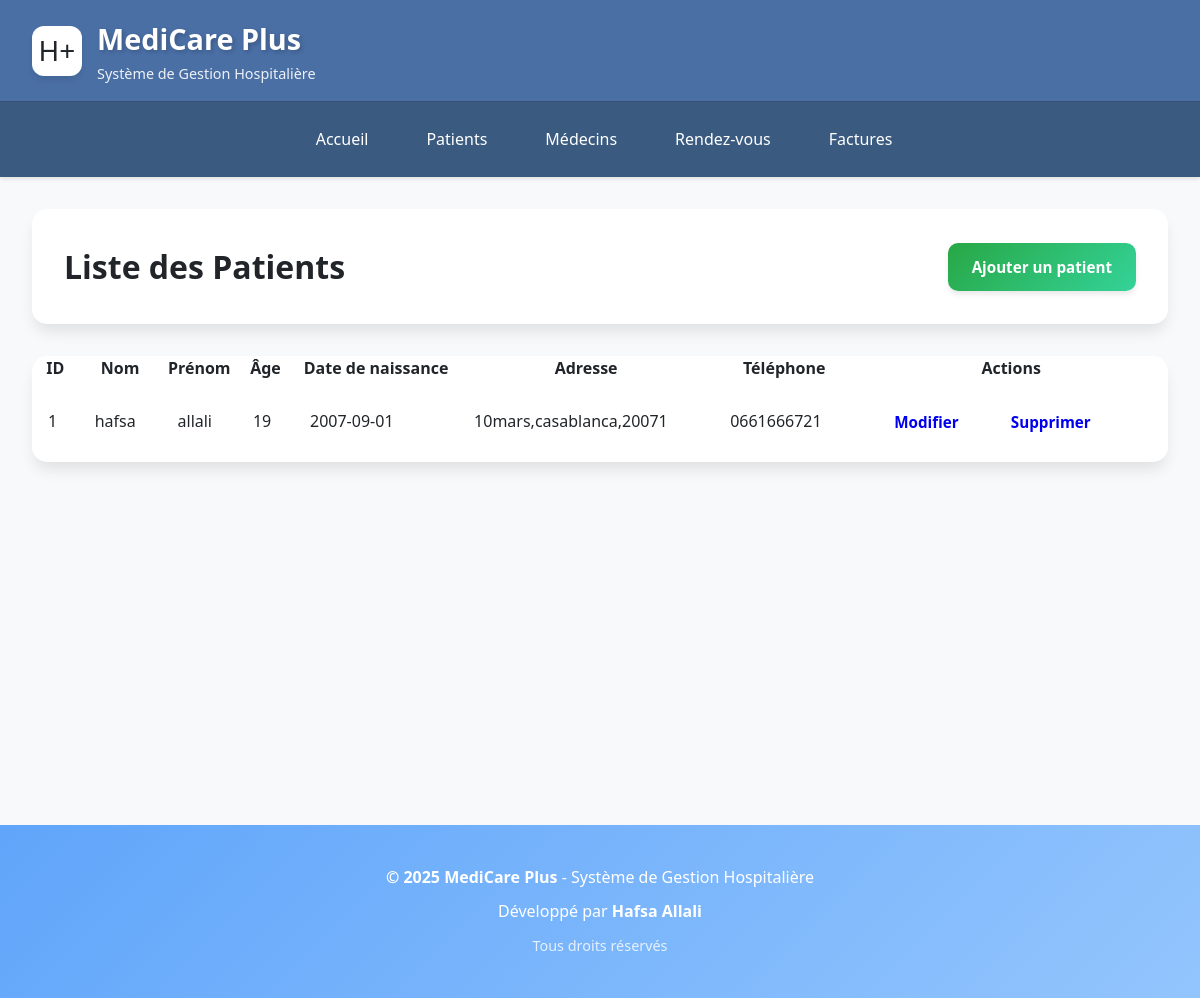
Page /patients/afficher_patients.php on the committed database.
### tables this page shows
CREATE TABLE `patients` (
  `idpatient` int(11) NOT NULL,
  `nom` varchar(100) NOT NULL,
  `prenom` varchar(100) NOT NULL,
  `age` int(11) DEFAULT NULL,
  `adresse` varchar(255) DEFAULT NULL,
  `telephone` varchar(20) DEFAULT NULL,
  `date_creation` timestamp NOT NULL DEFAULT current_timestamp(),
  `date_naissance` date DEFAULT NULL,
  `adress` varchar(255) DEFAULT NULL,
  `email` varchar(100) DEFAULT NULL,
  `sexe` enum('M','F','Autre') DEFAULT NULL,
  `groupe_sanguin` enum('A+','A-','B+','B-','AB+','AB-','O+','O-') DEFAULT NULL
);

### patients/afficher_patients.php (the view, shortened to what this page needs)
<?php include '../includes/header.php'; ?>
<?php include '../includes/config.php'; ?>
<div class="page-header">
    <h2 class="page-title">
        Liste des Patients
    </h2>
    <a href="ajouter_patient.php" class="btn btn-success">
        Ajouter un patient
    </a>
</div>
<div class="table-container">
<?php
$sql = "SELECT * FROM patients ORDER BY idpatient DESC";
$result = $conn->query($sql);
if ($result->num_rows > 0) {
    echo "<table>";
    echo "<tr>
            <th>ID</th>
            <th>Nom</th>
            <th>Prénom</th>
            <th>Âge</th>
            <th>Date de naissance</th>
            <th>Adresse</th>
            <th>Téléphone</th>
            <th>Actions</th>
          </tr>";
    while ($row = $result->fetch_assoc()) {
        echo "<tr>
                <td>{$row['idpatient']}</td>
                <td>{$row['nom']}</td>
                <td>{$row['prenom']}</td>
                <td>{$row['age']}</td>
                <td>{$row['date_naissance']}</td>
                <td>{$row['adress']}</td>
                <td>{$row['telephone']}</td>
                <td>
                    <a class='btn edit' href='modifier_patient.php?id={$row['idpatient']}'>Modifier</a>
                    <a class='btn delete' href='supprimer_patient.php?id={$row['idpatient']}'
                       onclick='return confirm(\"Voulez-vous vraiment supprimer ce patient ?\")'>Supprimer</a>
                </td>
              </tr>";
    }
    echo "</table>";
} else {
    echo "<p>Aucun patient trouvé.</p>";
}
?>
</div>
<?php include '../includes/footer.php'; ?>

### assets/css/style.css (style rules this page uses)
:root { --primary-color: #4a6fa5; --primary-dark: #3a5a80; --primary-light: #6b8cae; --secondary-color: #6c757d; --secondary-dark: #5a6268; --accent-color: #17a2b8; --danger-color: #dc3545; --warning-color: #ffc107; --success-color: #28a745; --info-color: #17a2b8; --text-primary: #212529; --text-secondary: #6c757d; --text-light: #f8f9fa; --bg-primary: #f8f9fa; --bg-secondary: #e9ecef; --bg-dark: #343a40; --shadow-sm: 0 1px 2px 0 rgba(0, 0, 0, 0.05); --shadow-md: 0 4px 6px -1px rgba(0, 0, 0, 0.1); --shadow-lg: 0 10px 15px -3px rgba(0, 0, 0, 0.1); --shadow-xl: 0 20px 25px -5px rgba(0, 0, 0, 0.1); --transition: all 0.3s cubic-bezier(0.4, 0, 0.2, 1); }
* { margin: 0; padding: 0; box-sizing: border-box; }
body { font-family: 'Segoe UI', Tahoma, Geneva, Verdana, sans-serif; background-color: var(--bg-primary); color: var(--text-primary); line-height: 1.6; min-height: 100vh; }
.page-header { background: white; padding: 2rem; border-radius: 15px; box-shadow: var(--shadow-lg); margin-bottom: 2rem; display: flex; justify-content: space-between; align-items: center; animation: slideDown 0.5s ease; }
.page-title { font-size: 2rem; color: var(--text-primary); font-weight: 700; display: flex; align-items: center; gap: 15px; }
.btn { display: inline-flex; align-items: center; gap: 8px; padding: 12px 24px; border: none; border-radius: 10px; font-weight: 600; font-size: 0.95rem; cursor: pointer; transition: var(--transition); text-decoration: none; position: relative; overflow: hidden; }
.btn::before { content: ''; position: absolute; top: 50%; left: 50%; width: 0; height: 0; border-radius: 50%; background: rgba(255, 255, 255, 0.3); transform: translate(-50%, -50%); transition: width 0.6s, height 0.6s; }
.btn-success { background: linear-gradient(135deg, var(--success-color), #34d399); color: white; box-shadow: var(--shadow-md); }
.table-container { background: white; border-radius: 15px; box-shadow: var(--shadow-lg); overflow: hidden; animation: fadeIn 0.6s ease; }
table { width: 100%; border-collapse: collapse; }
tbody tr { border-bottom: 1px solid var(--border-color); transition: var(--transition); }
tbody td { padding: 1rem; color: var(--text-primary); }
tbody tr:last-child { border-bottom: none; }

### rows in the picture
patients: idpatient "1", nom "hafsa", prenom "allali", age "19", date_naissance "2007-09-01", adress "10mars,casablanca,20071", telephone "0661666721"
